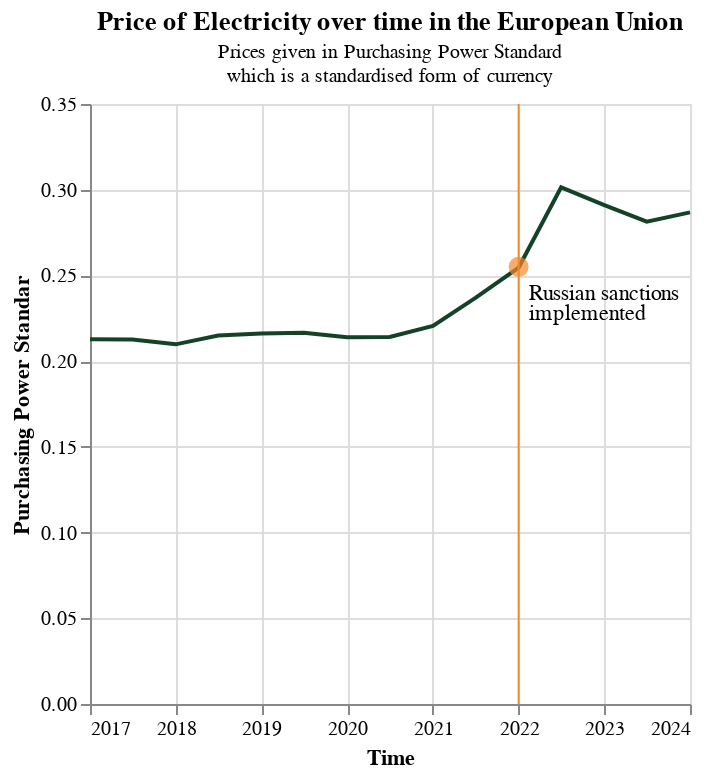

The cell this chart's notebook holds for it:
### Code cell
# show how electricity prices went up over time
electricity_prices_eu = electricity_prices[electricity_prices['geo'] == 'EU27_2020']

# make line chart with modifications
# https://altair-viz.github.io/user_guide/customization.html
chart = alt.Chart(electricity_prices_eu,
        title = alt.Title(
            'Price of Electricity over time in the European Union',
            subtitle = ['Prices given in Purchasing Power Standard', 'which is a standardised form of currency'],
            subtitleFontSize=10)
    ).mark_line().encode(
    x = alt.X('TIME_PERIOD_dt:T', title = 'Time'),
    y = alt.Y('OBS_VALUE:Q', title = 'Purchasing Power Standar'),
    color = alt.Color("geo:N", title = None,
                      scale = alt.Scale(domain = ['EU27_2020'],
                                        range=['#134226'])).legend(None)
)

# create vertical line
line = alt.Chart(pd.DataFrame({'TIME_PERIOD_dt': ['2022-01-01']})).mark_rule(color='#f3892c').encode(
    x = 'TIME_PERIOD_dt:T'
)

# Add text for the vertical line
text1 = alt.Chart(pd.DataFrame({
    'TIME_PERIOD_dt': ['2022-01-01'],
    'label': ['Russian sanctions']
})).mark_text(
    align='left', 
    dx=5, 
    dy=-55,  # Adjust vertical position
).encode(
    x='TIME_PERIOD_dt:T',
    text='label:N'
)
text2 = alt.Chart(pd.DataFrame({
    'TIME_PERIOD_dt': ['2022-01-01'],
    'label': ['implemented']
})).mark_text(
    align='left', 
    dx=5, 
    dy=-45,  # Adjust vertical position
).encode(
    x='TIME_PERIOD_dt:T',
    text='label:N'
)

# add dot to graph
# https://altair-viz.github.io/user_guide/marks/point.html
dot_data = pd.DataFrame()
dot_data['time'] = ['2022-01-01']
dot_data['value'] = 0.255

dot = alt.Chart(dot_data).mark_point(filled=True, color = '#f3892c', size = 100).encode(
    x="time:T",
    y="value:Q"
)

chart + line + text1 + text2 + dot

### Figure 1 — Vega-Lite specification as saved in the notebook (floating-point values rounded to 4 significant figures)
{"config": {"view": {"continuousWidth": 300, "continuousHeight": 300}}, "layer": [{"data": {"name": "data-a2c89d48626252182471b19e044890bf"}, "mark": {"type": "line"}, "encoding": {"color": {"field": "geo", "legend": null, "scale": {"domain": ["EU27_2020"], "range": ["#134226"]}, "title": null, "type": "nominal"}, "x": {"field": "TIME_PERIOD_dt", "title": "Time", "type": "temporal"}, "y": {"field": "OBS_VALUE", "title": "Purchasing Power Standar", "type": "quantitative"}}, "title": {"text": "Price of Electricity over time in the European Union", "subtitle": ["Prices given in Purchasing Power Standard", "which is a standardised form of currency"], "subtitleFontSize": 10}}, {"data": {"name": "data-ac5c45388af1f7621d50256886fcbb92"}, "mark": {"type": "rule", "color": "#f3892c"}, "encoding": {"x": {"field": "TIME_PERIOD_dt", "type": "temporal"}}}, {"data": {"name": "data-78134690104a46273bf89addf0cffaf2"}, "mark": {"type": "text", "align": "left", "dx": 5, "dy": -55}, "encoding": {"text": {"field": "label", "type": "nominal"}, "x": {"field": "TIME_PERIOD_dt", "type": "temporal"}}}, {"data": {"name": "data-85d6af9f99739bb6d663bfbb409feddc"}, "mark": {"type": "text", "align": "left", "dx": 5, "dy": -45}, "encoding": {"text": {"field": "label", "type": "nominal"}, "x": {"field": "TIME_PERIOD_dt", "type": "temporal"}}}, {"data": {"name": "data-105a57bc85783df19ce4a95508276373"}, "mark": {"type": "point", "color": "#f3892c", "filled": true, "size": 100}, "encoding": {"x": {"field": "time", "type": "temporal"}, "y": {"field": "value", "type": "quantitative"}}}], "$schema": "https://vega.github.io/schema/vega-lite/v5.20.1.json", "datasets": {"data-a2c89d48626252182471b19e044890bf": [{"geo": "EU27_2020", "TIME_PERIOD": "2017-S1", "OBS_VALUE": 0.2127, "TIME_PERIOD_dt": "2017-01-01T00:00:00"}, {"geo": "EU27_2020", "TIME_PERIOD": "2017-S2", "OBS_VALUE": 0.2126, "TIME_PERIOD_dt": "2017-07-01T00:00:00"}, {"geo": "EU27_2020", "TIME_PERIOD": "2018-S1", "OBS_VALUE": 0.2098, "TIME_PERIOD_dt": "2018-01-01T00:00:00"}, {"geo": "EU27_2020", "TIME_PERIOD": "2018-S2", "OBS_VALUE": 0.2149, "TIME_PERIOD_dt": "2018-07-01T00:00:00"}, {"geo": "EU27_2020", "TIME_PERIOD": "2019-S1", "OBS_VALUE": 0.2161, "TIME_PERIOD_dt": "2019-01-01T00:00:00"}, {"geo": "EU27_2020", "TIME_PERIOD": "2019-S2", "OBS_VALUE": 0.2166, "TIME_PERIOD_dt": "2019-07-01T00:00:00"}, {"geo": "EU27_2020", "TIME_PERIOD": "2020-S1", "OBS_VALUE": 0.2139, "TIME_PERIOD_dt": "2020-01-01T00:00:00"}, {"geo": "EU27_2020", "TIME_PERIOD": "2020-S2", "OBS_VALUE": 0.2141, "TIME_PERIOD_dt": "2020-07-01T00:00:00"}, {"geo": "EU27_2020", "TIME_PERIOD": "2021-S1", "OBS_VALUE": 0.2206, "TIME_PERIOD_dt": "2021-01-01T00:00:00"}, {"geo": "EU27_2020", "TIME_PERIOD": "2021-S2", "OBS_VALUE": 0.2369, "TIME_PERIOD_dt": "2021-07-01T00:00:00"}, {"geo": "EU27_2020", "TIME_PERIOD": "2022-S1", "OBS_VALUE": 0.2546, "TIME_PERIOD_dt": "2022-01-01T00:00:00"}, {"geo": "EU27_2020", "TIME_PERIOD": "2022-S2", "OBS_VALUE": 0.3014, "TIME_PERIOD_dt": "2022-07-01T00:00:00"}, {"geo": "EU27_2020", "TIME_PERIOD": "2023-S1", "OBS_VALUE": 0.291, "TIME_PERIOD_dt": "2023-01-01T00:00:00"}, {"geo": "EU27_2020", "TIME_PERIOD": "2023-S2", "OBS_VALUE": 0.2814, "TIME_PERIOD_dt": "2023-07-01T00:00:00"}, {"geo": "EU27_2020", "TIME_PERIOD": "2024-S1", "OBS_VALUE": 0.2868, "TIME_PERIOD_dt": "2024-01-01T00:00:00"}], "data-ac5c45388af1f7621d50256886fcbb92": [{"TIME_PERIOD_dt": "2022-01-01"}], "data-78134690104a46273bf89addf0cffaf2": [{"TIME_PERIOD_dt": "2022-01-01", "label": "Russian sanctions"}], "data-85d6af9f99739bb6d663bfbb409feddc": [{"TIME_PERIOD_dt": "2022-01-01", "label": "implemented"}], "data-105a57bc85783df19ce4a95508276373": [{"time": "2022-01-01", "value": 0.255}]}}
